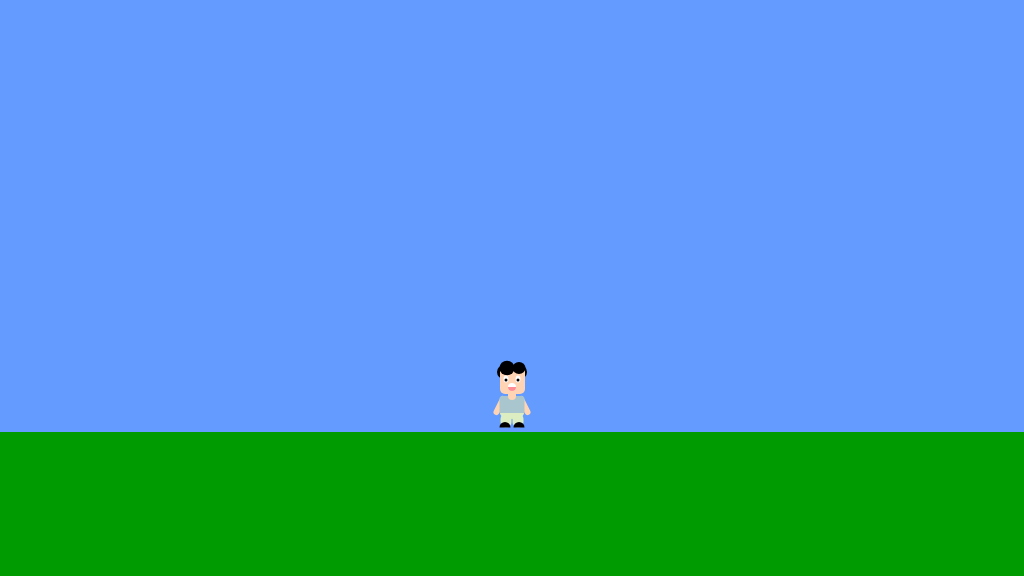
Frame 1 (no input)
Frame 60 (no input): identical to frame 1, image omitted
Frame 120 (the mouse pressed at the canvas centre since frame 60): identical to frame 1, image omitted

The p5.js sketch that drew this single still picture (run headless with seeded random() and noise() and a simulated clock; from frame 60 on, the mouse is pressed at the canvas centre):

// p5.js sketch
// ── sketch.js
/*

The Game Project - 4

Game interaction

*/


var gameChar_x;
var gameChar_y;
var floorPos_y;

var isLeft;
var isRight;
var isFalling;//
var isPlummeting;
//var canyon;
var gravity;
//max jump dis
var jumpAmount;

function setup()
{
	createCanvas(1024, 576);
	floorPos_y = height * 3/4;
	gameChar_x = width/2;
	gameChar_y = floorPos_y;
	isLeft = false;
	isRight = false;
	isFalling = false;
	isPlummeting = false;
//    canyon = {x_pos: 100, width: 100};
	gravity =1;
	jumpAmount = 1;

}

function draw()
{

	///////////DRAWING CODE//////////

	background(100,155,255); //fill the sky blue


	noStroke();
	fill(0,155,0);
	rect(0, floorPos_y, width, height - floorPos_y); //draw some green ground

	//draw the canyon
//    fill(100,155,255);
//    rect(canyon.x_pos-90,431,
//         canyon.width-30,190);


	//the game character
	//jumping left
	if(isLeft && isFalling)
	{
		// add your jumping-left code
		//hair1
    fill(0);
    ellipse(gameChar_x-8,
            gameChar_y-60,
            14,14);
    
    //face
    fill(255,212,180);
    rect(gameChar_x-12,
         gameChar_y-65,
         25,25,
         5);
    
    //hair2
    fill(0);
    ellipse(gameChar_x+10,
            gameChar_y-50,
            14,14);
    
    //hair3
    fill(0);
    ellipse(gameChar_x-5,
            gameChar_y-64,        
            15,14.5);
    
    //hair4
    fill(0);
    ellipse(gameChar_x+7,
            gameChar_y-60,
            20,20);
    
    //eye left
    fill(255);
    ellipse(gameChar_x-8,
            gameChar_y-53,
            5,7);
    
    //eye ball left
    fill(0);
    ellipse(gameChar_x-9,
            gameChar_y-52,
            3,3);
    
    //mouth
    fill(255);
    ellipse(gameChar_x-10,
            gameChar_y-45,
            8,8);
    
    //tougn
    fill(255,139,148);
    arc(gameChar_x-10,
        gameChar_y-45,
        8,8,
        0, HALF_PI);   
    
    //left hand
    stroke(255,212,180);
    strokeWeight(6);
    line(gameChar_x-9,
         gameChar_y-35,
         gameChar_x-15.5,
         gameChar_y-40);
    noStroke();
    
    //right hand
    stroke(255,212,180);
    strokeWeight(6);
    line(gameChar_x+9,
         gameChar_y-35,
         gameChar_x+15.5,
         gameChar_y-40);
    
    noStroke();
    
    //body
    fill(169,198,206);
    rect(gameChar_x-12.5
         ,gameChar_y-38,
         25,14, 
         3);
    
    //neck
    fill(255,212,180);
    rect(gameChar_x-4,
         gameChar_y-41.1,
         8,6,
         180);
    
    //pants
    fill(220,237,193);
    arc(gameChar_x,
        gameChar_y-25,
        24,12,
        TWO_PI,PI)
    
    //leg left
    stroke(220,237,193);
    strokeWeight(11);
    line(gameChar_x-6,
         gameChar_y-19.5,
         gameChar_x-10,
         gameChar_y-14);
    noStroke();

    //leg right
    stroke(220,237,193);
    strokeWeight(11);
    line(gameChar_x+6,
         gameChar_y-19.5,
         gameChar_x+10,
         gameChar_y-14);
    noStroke();
    
    //shoe left
    fill(0);
    arc(gameChar_x-12.5,
        gameChar_y-8.5,
        11,11,
        PI,TWO_PI);
        noStroke();
    
    //shoe right
    fill(0);
    arc(gameChar_x+12.5,
        gameChar_y-8.5,
        11,11,
        PI,TWO_PI);
        noStroke();

	}
	//jumping right
	else if(isRight && isFalling)
	{
		// add your jumping-right code
		//hair1
    fill(0);
    ellipse(gameChar_x+8,
            gameChar_y-60,
            14,14);
    
    //face
    fill(255,212,180);
    rect(gameChar_x-12,
         gameChar_y-65,
         25,25,
         5);
    
    //hair2
    fill(0);
    ellipse(gameChar_x-10,
            gameChar_y-50,
            14,14);
    
    //hair3
    fill(0);
    ellipse(gameChar_x+5,
            gameChar_y-64,   
            15,14.5);
    
    //hair4
    fill(0);
    ellipse(gameChar_x-7,
            gameChar_y-60,
            20,20);
    
    //eye left
    fill(255);
    ellipse(gameChar_x+8,
            gameChar_y-53,
            5,7);
    
    //eye ball left
    fill(0);
    ellipse(gameChar_x+9,
            gameChar_y-52,
            3,3);
    
    //mouth
    fill(255);
    ellipse(gameChar_x+10,
            gameChar_y-45,
            8,8);
    
    //tougn
    fill(255,139,148);
    arc(gameChar_x+10,
        gameChar_y-45,
        8,8,
        HALF_PI, PI); 
    
    //left hand
    stroke(255,212,180);
    strokeWeight(6);
    line(gameChar_x-9,
         gameChar_y-35,
         gameChar_x-15.5,
         gameChar_y-40);
    noStroke();
    
    //right hand
    stroke(255,212,180);
    strokeWeight(6);
    line(gameChar_x+9,
         gameChar_y-35,
         gameChar_x+15.5,
         gameChar_y-40);
    noStroke();
    
    //body
    fill(169,198,206);
    rect(gameChar_x-12.5
         ,gameChar_y-38,
         25,14, 
         3);
    
    //neck
    fill(255,212,180);
    rect(gameChar_x-4,
         gameChar_y-41.1,
         8,6,
         180);
    
    //pants
    fill(220,237,193);
    arc(gameChar_x,
        gameChar_y-25,
        24,12,
        TWO_PI,PI)
    
    //leg left
    stroke(220,237,193);
    strokeWeight(11);
    line(gameChar_x-6,
         gameChar_y-19.5,
         gameChar_x-10,
         gameChar_y-14);
    noStroke();

    //leg right
    stroke(220,237,193);
    strokeWeight(11);
    line(gameChar_x+6,
         gameChar_y-19.5,
         gameChar_x+10,
         gameChar_y-14);
    noStroke();
    
    //shoe left
    fill(0);
    arc(gameChar_x-12.5,
        gameChar_y-8.5,
        11,11,
        PI,TWO_PI);
        noStroke();
    
    //shoe right
    fill(0);
    arc(gameChar_x+12.5,
        gameChar_y-8.5,
        11,11,
        PI,TWO_PI);
        noStroke();

	}
	//walking left
	else if(isLeft)
	{
		// add your walking left code
		//hair1
    fill(0);
    ellipse(gameChar_x-8,
            gameChar_y-60,
            14,14);
    
    //face
    fill(255,212,180);
    rect(gameChar_x-12,
         gameChar_y-65,
         25,27,
         5);
    
    //hair2
    fill(0);
    ellipse(gameChar_x+10,
            gameChar_y-50,
            14,14);
    
    //hair3
    fill(0);
    ellipse(gameChar_x-5,
            gameChar_y-64,        
            15,14.5);
    
    //hair4
    fill(0);
    ellipse(gameChar_x+7,
            gameChar_y-60,
            20,20);
    
    //eye left
    fill(255);
    ellipse(gameChar_x-8,
            gameChar_y-53,
            5,7);
    
    //eye ball left
    fill(0);
    ellipse(gameChar_x-9,
            gameChar_y-52,
            3,3);
    
    //mouth
    fill(255);
    ellipse(gameChar_x-10,
            gameChar_y-45,
            8,8);
    
    //tougn
    fill(255,139,148);
    arc(gameChar_x-10,
        gameChar_y-45,
        8,8,
        0, HALF_PI);   
    
    //left hand
    stroke(255,212,180);
    strokeWeight(6);
    line(gameChar_x-15.5,
         gameChar_y-33,
         gameChar_x-9,
         gameChar_y-20);
    noStroke();
    
    //body
    fill(169,198,206);
    rect(gameChar_x-12.5
         ,gameChar_y-36,
         25,18, 
         3);
    
    //right hand
    stroke(255,212,180);
    strokeWeight(6);
    line(gameChar_x+9,
         gameChar_y-33,
         gameChar_x+15.5,
         gameChar_y-20);
    noStroke();
    
    //neck
    fill(255,212,180);
    rect(gameChar_x-4,
         gameChar_y-41,
         8,9,
         180);
    
    //pants
    fill(220,237,193);
    arc(gameChar_x,
        gameChar_y-19,
        24,12,
        TWO_PI,PI)
    
    //leg left
    stroke(220,237,193);
    strokeWeight(11);
    line(gameChar_x-6,
         gameChar_y-13,
         gameChar_x-9,
         gameChar_y-12);
    noStroke();
    
    //leg right
    stroke(220,237,193);
    strokeWeight(11);
    line(gameChar_x+6,
         gameChar_y-13,
         gameChar_x+6,
         gameChar_y-10);
    noStroke();
    
    //shoe left
    fill(0);
    arc(gameChar_x-10,
        gameChar_y-6.5,    
        11,11,
        PI,TWO_PI);
        noStroke();
    
    //shoe right
    fill(0);
    arc(gameChar_x+7,
        gameChar_y-4.5,
        11,11,
        PI,TWO_PI);
        noStroke();

	}
	//walking right
	else if(isRight)
	{
		// add your walking right code
//hair1
    fill(0);
    ellipse(gameChar_x+8,
            gameChar_y-60,
            14,14);
    
    //face
    fill(255,212,180);
    rect(gameChar_x-12,
         gameChar_y-65,
         25,25,
         5);

    //hair2
    fill(0);
    ellipse(gameChar_x-10,
            gameChar_y-50,
            14,14);
    
    //hair3
    fill(0);
    ellipse(gameChar_x+5,
            gameChar_y-64,   
            15,14.5);
    
    //hair4
    fill(0);
    ellipse(gameChar_x-7,
            gameChar_y-60,
            20,20);
    
    //eye left
    fill(255);
    ellipse(gameChar_x+8,
            gameChar_y-53,
            5,7);
    
    //eye ball left
    fill(0);
    ellipse(gameChar_x+9,
            gameChar_y-52,
            3,3);
    
    //mouth
    fill(255);
    ellipse(gameChar_x+10,
            gameChar_y-45,
            8,8);
    
    //tougn
    fill(255,139,148);
    arc(gameChar_x+10,
        gameChar_y-45,
        8,8,
        HALF_PI, PI); 
    
    //right hand
    stroke(255,212,180);
    strokeWeight(6);
    line(gameChar_x+15.5,
         gameChar_y-33,
         gameChar_x+9,
         gameChar_y-20);
    noStroke();
    
//        //right hand
//    stroke(255,212,180);
//    strokeWeight(6);
//    line(gameChar_x+9,
//         gameChar_y-33,
//         gameChar_x+15.5,
//         gameChar_y-20);
//    noStroke();
    
    //body
    fill(169,198,206);
    rect(gameChar_x-12.5
         ,gameChar_y-36,
         25,18, 
         3);
    
    //left hand
    stroke(255,212,180);
    strokeWeight(6);
    line(gameChar_x-9,
         gameChar_y-33,
         gameChar_x-15.5,
         gameChar_y-20);
    noStroke();
    
//        //left hand
//    stroke(255,212,180);
//    strokeWeight(6);
//    line(gameChar_x-15.5,
//         gameChar_y-33,
//         gameChar_x-9,
//         gameChar_y-20);
//    noStroke();
    
    
    //neck
    fill(255,212,180);
    rect(gameChar_x-4,
         gameChar_y-41,
         8,9,
         180);
    
    //pants
    fill(220,237,193);
    arc(gameChar_x,
        gameChar_y-19,
        24,12,
        TWO_PI,PI)
    
    //leg left
    stroke(220,237,193);
    strokeWeight(11);
    line(gameChar_x-6,
         gameChar_y-13,
         gameChar_x-6,
         gameChar_y-10);
    noStroke();
    
//        stroke(220,237,193);
//    strokeWeight(11);
//    line(gameChar_x-6,
//         gameChar_y-13,
//         gameChar_x-9,
//         gameChar_y-12);
//    noStroke();
    
    //leg right
    stroke(220,237,193);
    strokeWeight(11);
    line(gameChar_x+6,
         gameChar_y-13,
         gameChar_x+9,
         gameChar_y-12);
    noStroke();
    
    //shoe left
    fill(0);
    arc(gameChar_x-7,
        gameChar_y-4.5,    
        11,11,
        PI,TWO_PI);
        noStroke();
    
//    fill(0);
//    arc(gameChar_x-10,
//        gameChar_y-6.5,    
//        11,11,
//        PI,TWO_PI);
//        noStroke();
    
    //shoe right
    fill(0);
    arc(gameChar_x+10,
        gameChar_y-6.5,
        11,11,
        PI,TWO_PI);
        noStroke();
	}
	//falling
	else if(isFalling || isPlummeting)
	{
		// add your jumping facing forwards code
    //hair1
    fill(0);
    ellipse(gameChar_x-8,
            gameChar_y-60,
            14,14);
    
    //hair2
    fill(0);
    ellipse(gameChar_x+8,
            gameChar_y-60,
            14,14);
    
    //face
    fill(255,212,180);
    rect(gameChar_x-12,
         gameChar_y-65,
         25,25,
         5);
    
    //hair3
    fill(0);
    ellipse(gameChar_x-5,
            gameChar_y-64,        
            15,14.5);
    
    //hair4
    fill(0);
    ellipse(gameChar_x+7,
            gameChar_y-64,
            13,12);
    
    //eye left
    fill(255);
    ellipse(gameChar_x-6,
            gameChar_y-53,
            5,7);
    
    //eye ball left
    fill(0);
    ellipse(gameChar_x-6,
            gameChar_y-52,
            3,3);

    //left right
    fill(255);
    ellipse(gameChar_x+6,
            gameChar_y-53,
            5,7);
    
    //eye ball right
    fill(0);
    ellipse(gameChar_x+6,
            gameChar_y-52,
            3,3);
    
    //mouth
    fill(255);
    ellipse(gameChar_x,
            gameChar_y-45,
            8,8);
    
    //tougn
    fill(255,139,148);
    arc(gameChar_x,
        gameChar_y-45,
        8,8,
        TWO_PI,PI);   
    
    //left hand
    stroke(255,212,180);
    strokeWeight(6);
    line(gameChar_x-9,
         gameChar_y-35,
         gameChar_x-15.5,
         gameChar_y-40);
    noStroke();
    
    //right hand
    stroke(255,212,180);
    strokeWeight(6);
    line(gameChar_x+9,
         gameChar_y-35,
         gameChar_x+15.5,
         gameChar_y-40);
    
    noStroke();
    
    //body
    fill(169,198,206);
    rect(gameChar_x-12.5
         ,gameChar_y-38,
         25,14, 
         3);
    
    //neck
    fill(255,212,180);
    rect(gameChar_x-4,
         gameChar_y-41.1,
         8,6,
         180);
    
    //pants
    fill(220,237,193);
    arc(gameChar_x,
        gameChar_y-25,
        24,12,
        TWO_PI,PI)
    
    //leg left
    stroke(220,237,193);
    strokeWeight(11);
    line(gameChar_x-6,
         gameChar_y-19.5,
         gameChar_x-10,
         gameChar_y-14);
    noStroke();

    //leg right
    stroke(220,237,193);
    strokeWeight(11);
    line(gameChar_x+6,
         gameChar_y-19.5,
         gameChar_x+10,
         gameChar_y-14);
    noStroke();
    
    //shoe left
    fill(0);
    arc(gameChar_x-12.5,
        gameChar_y-8.5,
        11,11,
        PI,TWO_PI);
        noStroke();
    
    //shoe right
    fill(0);
    arc(gameChar_x+12.5,
        gameChar_y-8.5,
        11,11,
        PI,TWO_PI);
        noStroke();
		

	}
	//front
	else
	{
		// add your standing front facing code
		//hair1
    fill(0);
    ellipse(gameChar_x-8,
            gameChar_y-60,
            14,14);
    
    //hair2
    fill(0);
    ellipse(gameChar_x+8,
            gameChar_y-60,
            14,14);
    
    //face
    fill(255,212,180);
    rect(gameChar_x-12,
         gameChar_y-65,
         25,27,
         5);
    
    //hair3
    fill(0);
    ellipse(gameChar_x-5,
            gameChar_y-64,        
            15,14.5);
    
    //hair4
    fill(0);
    ellipse(gameChar_x+7,
            gameChar_y-64,
            13,12);
    
    //eye left
    fill(255);
    ellipse(gameChar_x-6,
            gameChar_y-53,
            5,7);
    
    //eye ball left
    fill(0);
    ellipse(gameChar_x-6,
            gameChar_y-52,
            3,3);

    //left right
    fill(255);
    ellipse(gameChar_x+6,
            gameChar_y-53,
            5,7);
    
    //eye ball right
    fill(0);
    ellipse(gameChar_x+6,
            gameChar_y-52,
            3,3);
    
    //mouth
    fill(255);
    ellipse(gameChar_x,
            gameChar_y-45,
            8,8);
    
    //tougn
    fill(255,139,148);
    arc(gameChar_x,
        gameChar_y-45,
        8,8,
        TWO_PI,PI);   
    
    //left hand
    stroke(255,212,180);
    strokeWeight(6);
    line(gameChar_x-9,
         gameChar_y-33,
         gameChar_x-15.5,
         gameChar_y-20);
    noStroke();
    
    //right hand
    stroke(255,212,180);
    strokeWeight(6);
    line(gameChar_x+9,
         gameChar_y-33,
         gameChar_x+15.5,
         gameChar_y-20);
    noStroke();
    
    //body
    fill(169,198,206);
    rect(gameChar_x-12.5
         ,gameChar_y-36,
         25,18, 
         3);
    
    //neck
    fill(255,212,180);
    rect(gameChar_x-4,
         gameChar_y-41,
         8,9,
         180);
    
    //pants
    fill(220,237,193);
    arc(gameChar_x,
        gameChar_y-19,
        24,12,
        TWO_PI,PI)
    
    //leg left
    stroke(220,237,193);
    strokeWeight(11);
    line(gameChar_x-6,
         gameChar_y-13,
         gameChar_x-6,
         gameChar_y-10);
    noStroke();
    
    //leg right
    stroke(220,237,193);
    strokeWeight(11);
    line(gameChar_x+6,
         gameChar_y-13,
         gameChar_x+6,
         gameChar_y-10);
    noStroke();
    
    //shoe left
    fill(0);
    arc(gameChar_x-7,
        gameChar_y-4.5,
        11,11,
        PI,TWO_PI);
        noStroke();
    
    //shoe right
    fill(0);
    arc(gameChar_x+7,
        gameChar_y-4.5,
        11,11,
        PI,TWO_PI);
        noStroke();

	}

	///////////INTERACTION CODE//////////
	//Put conditional statements to move the game character below here
	
//jump amount
gameChar_y -= jumpAmount;
jumpAmount -= 5;
	
	
//left
if (isLeft){
	gameChar_x -=5;
}
//right
else if (isRight){
	gameChar_x +=5;
}
else{}
//gravity	
if (gameChar_y < floorPos_y){
	gameChar_y += gravity;
	isFalling = true;
}
else{
	isFalling =  false;
	gameChar_y = floorPos_y;
	
}
////falling off canyon
//if (gameChar_x = dist

}


function keyPressed()
{
	// if statements to control the animation of the character when
	// keys are pressed.
if (keyCode ==65){//A
	isLeft = true;
	
}
else if (keyCode ==68){//D
	isRight = true;
}
	//jump
else if (keyCode ==32 ){//space
	jumpAmount = 25;
	
		
}
else {}


	//open up the console to see how these work
	console.log("keyPressed: " + key);
	console.log("keyPressed: " + keyCode);
}


function keyReleased()
{
	// if statements to control the animation of the character when
	// keys are released.
if (keyCode ==65){//A
	isLeft = false;
}

else if (keyCode ==68){//D
	isRight = false;
}
else if (keyCode ==32 ){//space
	
	isFalling = false;
}
else{}
//else if (keyCode == ){
//		 
//		 }
	console.log("keyReleased: " + key);
	console.log("keyReleased: " + keyCode);
}
